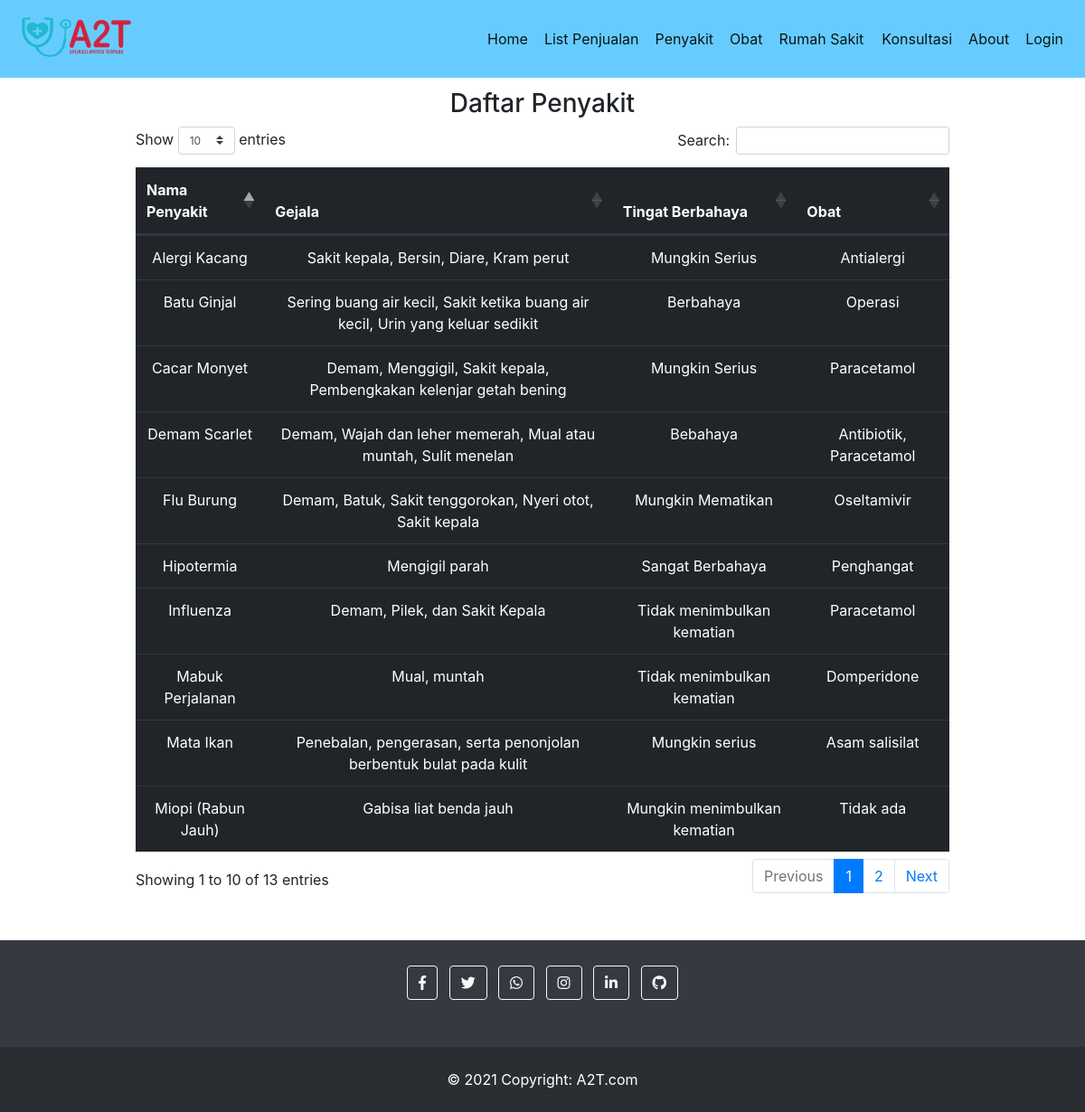
The app's page /index.php/penyakit_con with its own data.
### tables this page shows
CREATE TABLE `penyakit` (
  `id_penyakit` int(5) NOT NULL,
  `penyakit` varchar(225) NOT NULL,
  `gejala` varchar(225) NOT NULL,
  `tingkat_berbahaya` varchar(225) NOT NULL,
  `obat` varchar(225) NOT NULL
);

### application/controllers/penyakit_con.php (called while the page is built, shortened)
<?php
class penyakit_con extends CI_Controller {
	public function __construct()
 	{
		 $this->load->model("penyakit_model");
    }
    public function index()
	{
		$data_penyakit = $this->penyakit_model->get_penyakit();
		$this->load->view('header');
		$this->load->view('page_penyakit', ['data'=>$data_penyakit]);
		$this->load->view('footer');
    }
}

### index.php (called while the page is built, shortened)
<?php
require_once BASEPATH.'core/CodeIgniter.php';

### application/models/penyakit_model.php (called while the page is built, shortened)
<?php
class penyakit_model extends CI_Model {
    public function get_penyakit()
	{
		$this->db->select('*');
		$this->db->from('penyakit');
		return $this->db->get()->result();
    }
}

### application/views/page_penyakit.php (the view, shortened to what this page needs)
<nav aria-label="breadcrumb">
    <ol class="breadcrumb">
        <li class="breadcrumb-item"><a href="<?php echo base_url(); ?>index.php/main_con/index">Home</a></li>
        <li class="breadcrumb-item active" aria-current="page">Penyakit</li>
    </ol>
</nav>
<div class="mx-auto" style="width: 75%; margin-top: 50px; margin-bottom: 50px;">
    <h3 style="text-align: center;">Daftar Penyakit</h3>
    <table class="table table-hover table-dark" style="margin-top: 25px;" id="table">
        <thead class="thead-dark">
            <tr>
                <th scope="col">Nama Penyakit</th>
                <th scope="col">Gejala</th>
                <th scope="col">Tingat Berbahaya</th>
                <th scope="col">Obat</th>
            </tr>
        </thead>
        <tbody>
            <?php $id = 1; foreach ($data as $dat) { ?>
                <tr>
                    <td><?php echo $dat->penyakit ?></td>
                    <td><?php echo $dat->gejala ?></td>
                    <td><?php echo $dat->tingkat_berbahaya ?></td>
                    <td><?php echo $dat->obat ?></td>
                </tr>
            <?php } ?>
        </tbody>
    </table>
</div>

### application/views/header.php (shortened to what this page needs)
<!doctype html>
<html lang="en">
<head>
    <link rel="stylesheet" href="https://stackpath.bootstrapcdn.com/bootstrap/4.4.1/css/bootstrap.min.css">
    <link rel="stylesheet" href="<?php echo base_url(); ?>css/style.css">
    <link rel="stylesheet" href="https://cdnjs.cloudflare.com/ajax/libs/font-awesome/4.7.0/css/font-awesome.min.css">
    <link rel="stylesheet" href="https://cdn.datatables.net/1.10.20/css/dataTables.bootstrap4.min.css">
    <link rel="stylesheet" href="https://maxcdn.bootstrapcdn.com/bootstrap/4.0.0/css/bootstrap.min.css">
    <link href="https://use.fontawesome.com/releases/v5.0.4/css/all.css" rel="stylesheet">
</head>
<body>
    <nav class="navbar navbar-expand-md navbar-light fixed-top navbar-semua">
        <a class="navbar-brand"><img src="<?php echo base_url(); ?>assets/img/LOGO-01.png" height="60" width="140"></a>
        <div class="collapse navbar-collapse">
            <ul class="navbar-nav ml-auto">
                <li class="nav-item active">
                    <a class="nav-link" href="<?php echo base_url(); ?>index.php/main_con/index">Home</a>
                    <li class="nav-item active">
                    <a class="nav-link" href="<?php echo base_url(); ?>index.php/pembelian_con/index">List Penjualan</a>
                <li class="nav-item active">
                    <a class="nav-link" href="<?php echo base_url(); ?>index.php/penyakit_con/index">Penyakit</a>
                <li class="nav-item active">
                    <a class="nav-link" href="<?php echo base_url(); ?>index.php/obat_con/index">Obat</a>
                <li class="nav-item active">
                    <a class="nav-link" href="<?php echo base_url(); ?>index.php/rs_con/index">Rumah Sakit</a>
                <li class="nav-item active">
                <li class="nav-item active">
                    <a class="nav-link" href="<?php echo base_url(); ?>index.php/konsul_con/index">Konsultasi</a>
                <li class="nav-item active">
                    <a class="nav-link" href="<?php echo base_url(); ?>index.php/main_con/about">About</a>
                <?php if ($this->session->userdata('role')=="admin") { ?>
                    <li class="nav-item active">
                        <a class="nav-link" href="<?php echo base_url(); ?>index.php/main_con/logout">Logout</a>
                <?php } else { ?>
                    <li class="nav-item active">
                        <a class="nav-link" href="<?php echo base_url(); ?>index.php/main_con/login">Login</a>
                <?php }; ?>
            </ul>
        </div>
    </nav>
</body>

### application/views/footer.php (shortened to what this page needs)
<!DOCTYPE html>
<html lang="en">
<head>
</head>
<footer class="bg-dark text-center text-white" id="footer">
  <div class="container p-4 pb-0">
    <section class="mb-4">
      <a class="btn btn-outline-light btn-floating m-1" href="#!" role="button"
        ><i class="fab fa-facebook-f"></i
      ></a>
      <a class="btn btn-outline-light btn-floating m-1" href="#!" role="button"
        ><i class="fab fa-twitter"></i
      ></a>
      <a class="btn btn-outline-light btn-floating m-1" href="https://api.whatsapp.com/send?phone=6281312476127&text=Selamat Datang!" role="button"
        ><i class="fab fa-whatsapp"></i
      ></a>
      <a class="btn btn-outline-light btn-floating m-1" href="#!" role="button"
        ><i class="fab fa-instagram"></i
      ></a>
      <a class="btn btn-outline-light btn-floating m-1" href="#!" role="button"
        ><i class="fab fa-linkedin-in"></i
      ></a>
      <a class="btn btn-outline-light btn-floating m-1" href="#!" role="button"
        ><i class="fab fa-github"></i
      ></a>
    </section>
  </div>
  <div class="text-center p-4" style="background-color: rgba(0, 0, 0, 0.2);">
    © 2021 Copyright:
    <a class="text-white" href="https://mdbootstrap.com/">A2T.com</a>
  </div>
</footer>
</body>
</html>

### css/style.css (style rules this page uses)
.navbar-collapse { color: #333 !important; }
.navbar-semua { background: #66ccff; }
.navbar-collapse { list-style: none; }
.navbar-collapse li { padding-left: 2px; }
.navbar-collapse li a { transition: all 0.3s ease 0s; }
.breadcrumb { padding-top: 70px; }
.table-dark { text-align: center !important; }

### records on screen
penyakit: penyakit "Influenza", gejala "Demam, Pilek, dan Sakit Kepala", tingkat_berbahaya "Tidak menimbulkan kematian", obat "Paracetamol"
penyakit: penyakit "Batu Ginjal", gejala "Sering buang air kecil, Sakit ketika buang air kecil, Urin yang keluar sedikit", tingkat_berbahaya "Berbahaya", obat "Operasi"
penyakit: penyakit "Cacar Monyet", gejala "Demam, Menggigil, Sakit kepala, Pembengkakan kelenjar getah bening", tingkat_berbahaya "Mungkin Serius", obat "Paracetamol"
penyakit: penyakit "Demam Scarlet", gejala "Demam, Wajah dan leher memerah, Mual atau muntah, Sulit menelan", tingkat_berbahaya "Bebahaya", obat "Antibiotik, Paracetamol"
penyakit: penyakit "Alergi Kacang", gejala "Sakit kepala, Bersin, Diare, Kram perut", tingkat_berbahaya "Mungkin Serius", obat "Antialergi"
penyakit: penyakit "Mata Ikan", gejala "Penebalan, pengerasan, serta penonjolan berbentuk bulat pada kulit", tingkat_berbahaya "Mungkin serius", obat "Asam salisilat"
penyakit: penyakit "Mabuk Perjalanan", gejala "Mual, muntah", tingkat_berbahaya "Tidak menimbulkan kematian", obat "Domperidone"
penyakit: penyakit "Miopi (Rabun Jauh)", gejala "Gabisa liat benda jauh", tingkat_berbahaya "Mungkin menimbulkan kematian", obat "Tidak ada"
penyakit: penyakit "Flu Burung", gejala "Demam, Batuk, Sakit tenggorokan, Nyeri otot, Sakit kepala", tingkat_berbahaya "Mungkin Mematikan", obat "Oseltamivir"
penyakit: penyakit "Hipotermia", gejala "Mengigil parah", tingkat_berbahaya "Sangat Berbahaya", obat "Penghangat"
